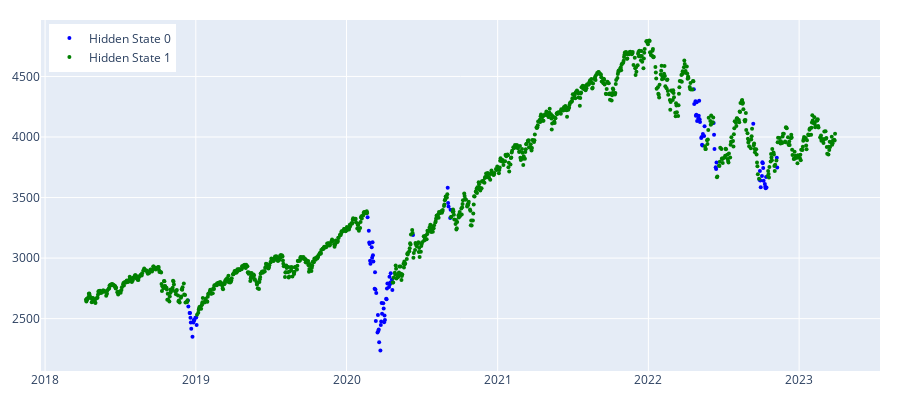

Notebook code for this chart:
### Code cell
params = {'n_components': 2, 'covariance_type': "full", 'random_state': 100}
hmm_model = rd.get_regimes_hmm(data_array, params)
hmm_states = hmm_model.predict(data_array)
plot_hidden_states(np.array(hmm_states), data[['Close']])
